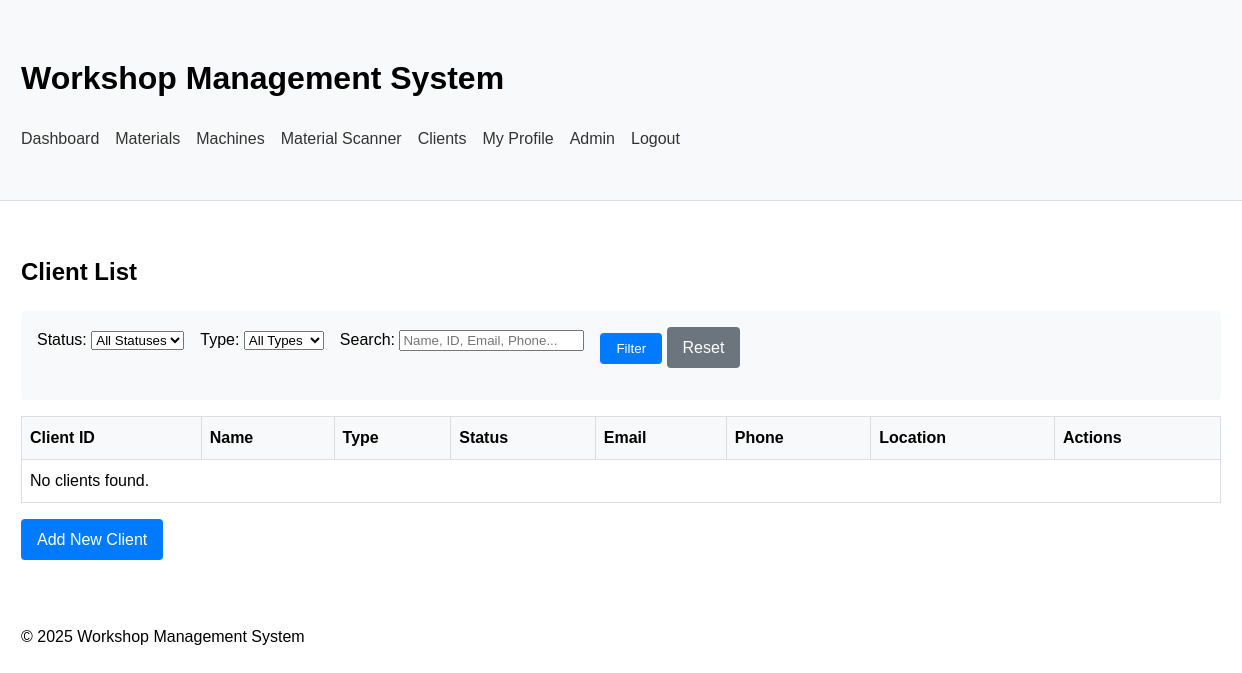
/clients/ (signed in), run on an earlier commit of the app's database.
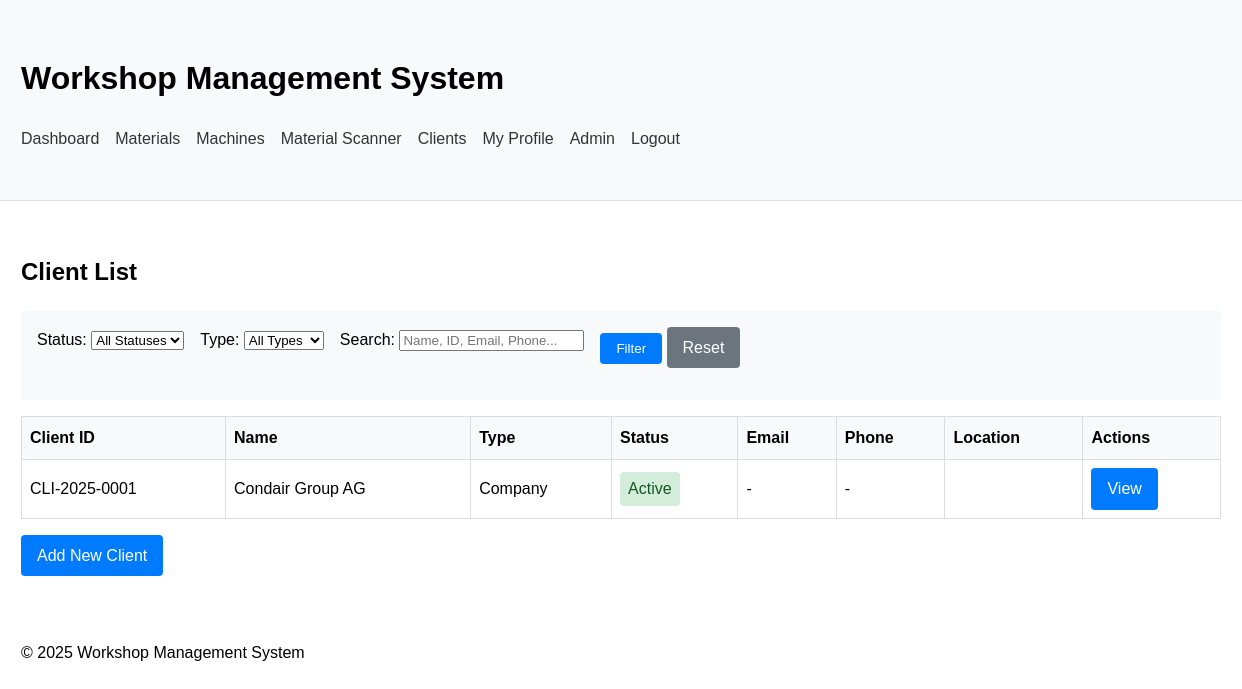
And on a later commit of the database.
### workshop_app/models/client.py (models this page shows, shortened)
class Client(models.Model):
    CLIENT_TYPES = [
        ('company', 'Company'),
        ('individual', 'Individual'),
    ]
    STATUS_CHOICES = [
        ('active', 'Active'),
        ('inactive', 'Inactive'),
        ('prospect', 'Prospect'),
        ('former', 'Former'),
    ]
    client_id = models.CharField(max_length=20, unique=True, help_text="Unique client identifier")
    name = models.CharField(max_length=100, help_text="Company or individual name")
    type = models.CharField(max_length=10, choices=CLIENT_TYPES, default='company')
    industry = models.CharField(max_length=100, blank=True, help_text="Category of client's business")
    reference_source = models.CharField(max_length=100, blank=True, help_text="How the client found us")
    notes = models.TextField(blank=True, help_text="General notes about the client")
    status = models.CharField(max_length=10, choices=STATUS_CHOICES, default='active')
    created_date = models.DateTimeField(default=timezone.now)
    last_updated = models.DateTimeField(auto_now=True)
    primary_email = models.EmailField(blank=True)
    secondary_email = models.EmailField(blank=True)
    phone_number = models.CharField(max_length=20, blank=True)
    mobile_number = models.CharField(max_length=20, blank=True)
    website = models.URLField(blank=True)
    social_media = models.TextField(blank=True, help_text="Links to client's social profiles")
    street_address = models.CharField(max_length=100, blank=True)
    address_line_2 = models.CharField(max_length=100, blank=True)
    city = models.CharField(max_length=100, blank=True)
    state_province = models.CharField(max_length=100, blank=True)
    postal_code = models.CharField(max_length=20, blank=True)
    country = models.CharField(max_length=100, blank=True)
    tax_id = models.CharField(max_length=50, blank=True, help_text="Tax ID / VAT Number")
    payment_terms = models.CharField(max_length=50, blank=True, help_text="Net 30, COD, etc.")
    currency = models.CharField(max_length=10, blank=True, default="CHF")
    discount_rate = models.DecimalField(max_digits=5, decimal_places=2, null=True, blank=True)
    credit_limit = models.DecimalField(max_digits=10, decimal_places=2, null=True, blank=True)
    account_status = models.CharField(max_length=50, blank=True, help_text="Good Standing, Credit Hold, etc.")

### workshop_app/views/client_views.py (the view, shortened to what this page needs)
# urls.py: path('clients/', client_list, name='client_list'),
@login_required
def client_list(request):
    status_filter = request.GET.get('status', '')
    type_filter = request.GET.get('type', '')
    search_query = request.GET.get('search', '')
    clients = Client.objects.all().order_by('name')
    if status_filter:
        clients = clients.filter(status=status_filter)
    if type_filter:
        clients = clients.filter(type=type_filter)
    context = {
        'clients': clients,
        'status_choices': Client.STATUS_CHOICES,
        'type_choices': Client.CLIENT_TYPES,
        'selected_status': status_filter,
        'selected_type': type_filter,
        'search_query': search_query,
    }
    return render(request, 'workshop_app/clients/list.html', context)

### workshop_app/templates/workshop_app/clients/list.html (shortened to what this page needs)
{% extends 'workshop_app/base.html' %}
{% block content %}
    <h2>Client List</h2>
    <div class="filter-form">
        <form method="get">
            <div style="display: flex; gap: 1rem; margin-bottom: 1rem; flex-wrap: wrap;">
                <div>
                    <label for="status">Status:</label>
                    <select name="status" id="status" onchange="this.form.submit()">
                        <option value="">All Statuses</option>
                    </select>
                </div>
                <div>
                    <label for="type">Type:</label>
                    <select name="type" id="type" onchange="this.form.submit()">
                        <option value="">All Types</option>
                    </select>
                </div>
                <div>
                    <label for="search">Search:</label>
                    <input type="text" name="search" id="search" value="{{ search_query }}" placeholder="Name, ID, Email, Phone...">
                </div>
                <div>
                    <button type="submit" class="btn">Filter</button>
                    <a href="{% url 'workshop_app:client_list' %}" class="btn btn-secondary">Reset</a>
                </div>
            </div>
        </form>
    </div>
    <table>
        <thead>
            <tr>
                <th>Client ID</th>
                <th>Name</th>
                <th>Type</th>
                <th>Status</th>
                <th>Email</th>
                <th>Phone</th>
                <th>Location</th>
                <th>Actions</th>
            </tr>
        </thead>
        <tbody>
            {% for client in clients %}
                <tr>
                    <td>{{ client.client_id }}</td>
                    <td>{{ client.name }}</td>
                    <td>{{ client.get_type_display }}</td>
                    <td>
                        <span style="
                            display: inline-block;
                            padding: 0.25rem 0.5rem;
                            border-radius: 4px;
                            {% if client.status == 'active' %}
                                background-color: #d4edda;
                                color: #155724;
                            {% elif client.status == 'inactive' %}
                                background-color: #f8d7da;
                                color: #721c24;
                            {% elif client.status == 'prospect' %}
                                background-color: #fff3cd;
                                color: #856404;
                            {% else %}
                                background-color: #e2e3e5;
                                color: #383d41;
                            {% endif %}
                        ">
                            {{ client.get_status_display }}
                        </span>
                    </td>
                    <td>{{ client.primary_email|default:"-" }}</td>
                    <td>{{ client.phone_number|default:"-" }}</td>
                    <td>{{ client.city }}{% if client.city and client.country %}, {% endif %}{{ client.country }}</td>
                    <td>
                        <a href="{% url 'workshop_app:client_detail' client.client_id %}" class="btn">View</a>
                    </td>
                </tr>
            {% empty %}
                <tr>
                    <td colspan="8">No clients found.</td>
                </tr>
            {% endfor %}
        </tbody>
    </table>
    <div style="margin-top: 1rem;">
        <a href="{% url 'workshop_app:client_create' %}" class="btn">Add New Client</a>
    </div>
{% endblock %}

What changed in the data, as far as the page shows it:
added Client: client_id "CLI-2025-0001", name "Condair Group AG", type "Company", status "Active", primary_email "-", phone_number "-"
Also different on the page:
text no longer shown: "No clients found."
